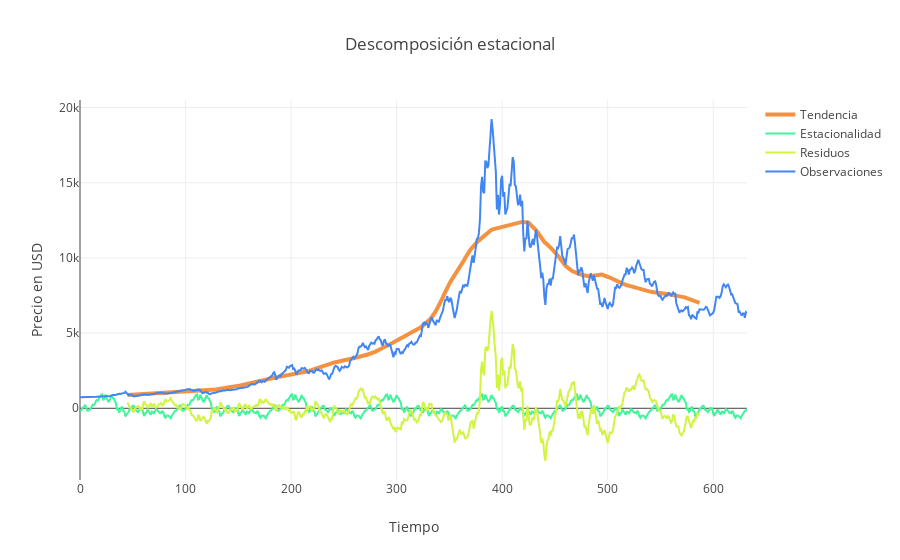

Notebook code for this chart:
### Code cell
# Se realiza una descomposición estacional de los datos para estimar su tendencia y estacionalidad.
# Puede ver los movimientos reales de los precios en el gráfico de abajo ("observados"), así como la tendencia
# y estacionalidad de nuestros datos.

s = sm.tsa.seasonal_decompose(working_data.weightedAverage.values, freq=90)

trace1 = go.Scatter(x = np.arange(0, len(s.trend), 1),y = s.trend,mode = 'lines',name = 'Tendencia',
    line = dict(color = ('rgb(244, 146, 65)'), width = 4))
trace2 = go.Scatter(x = np.arange(0, len(s.seasonal), 1),y = s.seasonal,mode = 'lines',name = 'Estacionalidad',
    line = dict(color = ('rgb(66, 244, 155)'), width = 2))
trace3 = go.Scatter(x = np.arange(0, len(s.resid), 1),y = s.resid,mode = 'lines',name = 'Residuos',
    line = dict(color = ('rgb(209, 244, 66)'), width = 2))
trace4 = go.Scatter(x = np.arange(0, len(s.observed), 1),y = s.observed,mode = 'lines',name = 'Observaciones',
    line = dict(color = ('rgb(66, 134, 244)'), width = 2))

data = [trace1, trace2, trace3, trace4]
layout = dict(title = 'Descomposición estacional', xaxis = dict(title = 'Tiempo'), yaxis = dict(title = 'Precio en USD'))
fig = dict(data=data, layout=layout)
py.iplot(fig, filename='Descomposición estacional')

### Figure 1 — Plotly figure (JSON) as saved in the notebook; plotly's stock layout.template omitted (floating-point values rounded to 4 significant figures; data arrays with more than 128 entries replaced by an {"elided": "..."} marker saying what was removed)
{"data": [{"line": {"color": "rgb(244, 146, 65)", "width": 4}, "mode": "lines", "name": "Tendencia", "type": "scatter", "x": {"elided": "633 int values"}, "y": {"elided": "633 float values"}}, {"line": {"color": "rgb(66, 244, 155)", "width": 2}, "mode": "lines", "name": "Estacionalidad", "type": "scatter", "x": {"elided": "633 int values"}, "y": {"elided": "633 float values"}}, {"line": {"color": "rgb(209, 244, 66)", "width": 2}, "mode": "lines", "name": "Residuos", "type": "scatter", "x": {"elided": "633 int values"}, "y": {"elided": "633 float values"}}, {"line": {"color": "rgb(66, 134, 244)", "width": 2}, "mode": "lines", "name": "Observaciones", "type": "scatter", "x": {"elided": "633 int values"}, "y": {"elided": "633 float values"}}], "layout": {"title": "Descomposición estacional", "xaxis": {"title": "Tiempo"}, "yaxis": {"title": "Precio en USD"}}}
